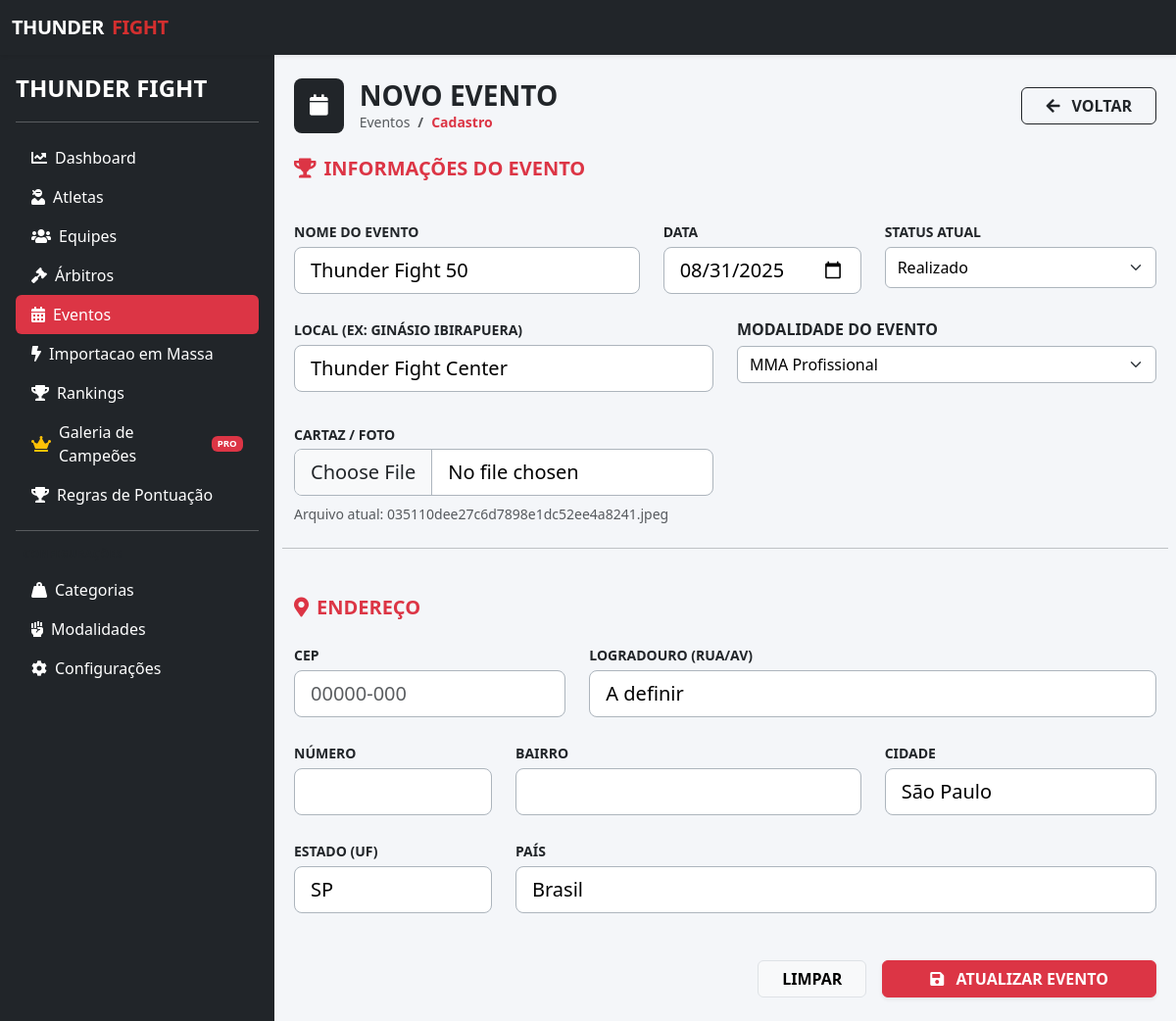
/public/eventos/edit?id=5, run on the app's committed database.
### tables this page shows
CREATE TABLE `eventos` (
  `id_evento` int NOT NULL,
  `nome` varchar(200) DEFAULT NULL,
  `foto` varchar(255) DEFAULT NULL,
  `data_evento` date DEFAULT NULL,
  `local_nome` varchar(255) DEFAULT NULL,
  `id_endereco` int DEFAULT NULL,
  `slugs` varchar(80) DEFAULT NULL,
  `status` enum('Planejamento','Confirmado','Realizado') DEFAULT 'Planejamento',
  `id_modalidade` int DEFAULT NULL
);

CREATE TABLE `modalidade` (
  `id_modalidade` int NOT NULL,
  `nome` varchar(100) DEFAULT NULL,
  `status` enum('ativo','inativo') DEFAULT 'ativo'
);

CREATE TABLE `endereco` (
  `id_endereco` int NOT NULL,
  `logradouro` varchar(255) DEFAULT NULL,
  `bairro` varchar(150) DEFAULT NULL,
  `cidade` varchar(150) DEFAULT NULL,
  `estado` varchar(100) DEFAULT NULL,
  `pais` varchar(100) DEFAULT NULL,
  `cep` varchar(10) DEFAULT NULL,
  `numero` varchar(10) DEFAULT NULL,
  `complemento` varchar(100) DEFAULT NULL,
  `latitude` decimal(10,8) DEFAULT NULL,
  `longitude` decimal(11,8) DEFAULT NULL
);

### app/controllers/EventosController.php (called while the page is built, shortened)
<?php
class EventosController extends BaseController
{
    private $db;
    private $eventoModel;
    public function __construct($db)
    {
        $this->db = $db;
        $this->eventoModel = new EventoModel($this->db);
    }
    public function edit()
    {
        $id = $_GET['id'] ?? null;
        $evento = $this->eventoModel->buscarPorId($id);
        $modalidadeModel = new ModalidadeModel($this->db);
        $this->render('eventos/edit', [
            'evento'      => $evento,
            'modalidades' => $modalidadeModel->listarTodas(),
            'titulo'      => 'Editar Evento: ' . $evento['nome']
        ]);
    }
}

### public/index.php (called while the page is built, shortened)
<?php
require_once __DIR__ . '/../app/controllers/EventosController.php';
require_once __DIR__ . '/../app/models/ModalidadeModel.php';
require_once __DIR__ . '/../app/models/EventoModel.php';
$router = new Router();
$router->add('/', 'DashboardController', 'index');
$router->add('/dashboard', 'DashboardController', 'index');
$router->add('/atletas', 'AtletasController', 'index');
$router->add('/atletas/show', 'AtletasController', 'show');
$router->add('/atletas/create', 'AtletasController', 'create');
$router->add('/atletas/store', 'AtletasController', 'store');
$router->add('/atletas/edit', 'AtletasController', 'edit');
$router->add('/atletas/update', 'AtletasController', 'update');
$router->add('/atletas/delete', 'AtletasController', 'delete');
$router->add('/arbitros', 'ArbitrosController', 'index');
$router->add('/arbitros/show', 'ArbitrosController', 'show');
$router->add('/arbitros/create', 'ArbitrosController', 'create');
$router->add('/arbitros/store', 'ArbitrosController', 'store');
$router->add('/arbitros/edit', 'ArbitrosController', 'edit');
$router->add('/arbitros/update', 'ArbitrosController', 'update');
$router->add('/arbitros/delete', 'ArbitrosController', 'delete');
$router->add('/equipes', 'EquipesController', 'index');
$router->add('/equipes/create', 'EquipesController', 'create');
$router->add('/equipes/store', 'EquipesController', 'store');
$router->add('/equipes/edit', 'EquipesController', 'edit');
$router->add('/equipes/update', 'EquipesController', 'update');
$router->add('/equipes/delete', 'EquipesController', 'delete');
$router->add('/modalidades', 'ModalidadesController', 'index');
$router->add('/modalidades/create', 'ModalidadesController', 'create');
$router->add('/modalidades/store', 'ModalidadesController', 'store');
$router->add('/modalidades/edit', 'ModalidadesController', 'edit');
$router->add('/modalidades/update', 'ModalidadesController', 'update');
$router->add('/modalidades/delete', 'ModalidadesController', 'delete');
$router->add('/graduacao', 'GraduacaoController', 'index');
$router->add('/graduacao/create', 'GraduacaoController', 'create');
$router->add('/graduacao/store', 'GraduacaoController', 'store');
$router->add('/graduacao/edit', 'GraduacaoController', 'edit');
$router->add('/graduacao/update', 'GraduacaoController', 'update');
$router->add('/graduacao/delete', 'GraduacaoController', 'delete');
$router->add('/categorias', 'CategoriasController', 'index');
$router->add('/categorias/create', 'CategoriasController', 'create');
$router->add('/categorias/store', 'CategoriasController', 'store');
$router->add('/categorias/edit', 'CategoriasController', 'edit');
$router->add('/categorias/update', 'CategoriasController', 'update');
$router->add('/categorias/delete', 'CategoriasController', 'delete');
$router->add('/categorias/buscarPorModalidade', 'CategoriasController', 'buscarPorModalidade');
$router->add('/ranking', 'RankingController', 'index');
$router->add('/ranking/buscarCategoriasPorModalidade', 'RankingController', 'buscarCategoriasPorModalidade');
$router->add('/ranking/atualizar', 'RankingController', 'atualizar');
$router->add('/ranking/remover_atleta', 'RankingController', 'remover_atleta');
$router->add('/campeoes', 'HistoricoController', 'index');
$router->add('/campeoes/vacante', 'HistoricoController', 'vacante');
$router->add('/campeoes/registrar', 'HistoricoController', 'registrar');
$router->add('/campeoes/excluir_historico', 'HistoricoController', 'excluir_historico');
$router->add('/campeoes/registrar_pelo_ranking', 'HistoricoController', 'registrar_pelo_ranking');
$router->add('/regras', 'RegrasController', 'index');
$router->add('/regras/create', 'RegrasController', 'create');
$router->add('/regras/store', 'RegrasController', 'store');
$router->add('/regras/edit', 'RegrasController', 'edit');
$router->add('/regras/update', 'RegrasController', 'update');
$router->add('/regras/delete', 'RegrasController', 'delete');
$router->add('/eventos', 'EventosController', 'index');
$router->add('/eventos/create', 'EventosController', 'create');
$router->add('/eventos/store', 'EventosController', 'store');
$router->add('/eventos/edit', 'EventosController', 'edit');
$router->add('/eventos/update', 'EventosController', 'update');
$router->add('/eventos/delete', 'EventosController', 'delete');
$router->add('/eventos/card', 'EventosController', 'lutas');
$router->add('/eventos/reordenar-luta', 'EventosController', 'reordenarLuta');
$router->add('/eventos/lutas', 'EventosController', 'lutas');
$router->add('/eventos/nova-luta', 'EventosController', 'novaLuta');
$router->add('/eventos/salvar-luta', 'EventosController', 'salvarLuta');
$router->add('/eventos/edit-luta', 'EventosController', 'editLuta');
$router->add('/eventos/update-luta', 'EventosController', 'updateLuta');
$router->add('/eventos/excluir-luta', 'EventosController', 'excluirLuta');
$router->add('/eventos/buscarCategoriasPorModalidade', 'EventosController', 'buscarCategoriasPorModalidade');
$router->add('/eventos/lancar-resultado', 'EventosController', 'lancarLuta');
$router->add('/eventos/salvar-resultado', 'EventosController', 'salvarResultado');
$router->add('/importacao', 'ImportacaoController', 'index');
$router->add('/importacao/processar', 'ImportacaoController', 'processar');
$uri = parse_url($_SERVER['REQUEST_URI'], PHP_URL_PATH);
$basePath = parse_url(BASE_URL, PHP_URL_PATH);
if (!empty($basePath) && strpos($uri, $basePath) === 0) {
    $uri = substr($uri, strlen($basePath));
}
$db = Database::getConnection();
$router->run($uri, $db);

### app/models/EventoModel.php (called while the page is built, shortened)
<?php
class EventoModel
{
    private $db;
    public function __construct($db)
    {
        $this->db = $db;
    }
    public function buscarPorId($id)
    {
        $sql = "SELECT e.id_evento, e.nome, e.foto, e.data_evento, e.local_nome,
                   e.id_endereco, e.slugs, e.status, e.id_modalidade,
                   ed.logradouro, ed.numero, ed.bairro, ed.cidade, ed.estado, ed.pais
            FROM eventos e
            LEFT JOIN endereco ed ON e.id_endereco = ed.id_endereco
            WHERE e.id_evento = ?";
        $stmt = $this->db->prepare($sql);
        $stmt->execute([$id]);
        return $stmt->fetch(PDO::FETCH_ASSOC);
    }
}

### app/models/ModalidadeModel.php (called while the page is built, shortened)
<?php
class ModalidadeModel
{
    private $db;
    public function __construct($db)
    {
        $this->db = $db;
    }
    public function listarTodas()
    {
        $sql = "SELECT * FROM modalidade ORDER BY nome ASC";
        $stmt = $this->db->query($sql);
        return $stmt->fetchAll(PDO::FETCH_ASSOC);
    }
}

### app/views/eventos/form.php (the view, shortened to what this page needs)
<?php
$isEdit = isset($evento['id_evento']);
$action = $isEdit ? BASE_URL . '/eventos/update' : BASE_URL . '/eventos/store';
?>
<link href="https://cdn.jsdelivr.net/npm/select2@4.1.0-rc.0/dist/css/select2.min.css" rel="stylesheet" />
<link rel="stylesheet" href="https://cdnjs.cloudflare.com/ajax/libs/font-awesome/5.15.4/css/all.min.css">
<form action="<?= $action ?>" method="POST" enctype="multipart/form-data" id="formEvento">
    <div class="row g-4">
        <div class="col-12">
            <h5 class="text-danger fw-bold text-uppercase mb-3"><i class="fas fa-trophy me-2"></i>Informações do Evento
            </h5>
        </div>
        <div class="col-md-5">
            <label class="form-label small fw-bold text-uppercase">Nome do Evento</label>
            <input type="text" name="nome" class="form-control form-control-lg" placeholder="Ex: Thunder Fight 60"
                value="<?= htmlspecialchars($evento['nome'] ?? '') ?>" required>
        </div>
        <div class="col-md-3">
            <label class="form-label small fw-bold text-uppercase">Data</label>
            <input type="date" name="data_evento" class="form-control form-control-lg"
                value="<?= $evento['data_evento'] ?? date('Y-m-d') ?>" required>
        </div>
        <div class="col-md-4">
            <label class="form-label small fw-bold text-uppercase">Status Atual</label>
            <select name="status" class="form-select form-control-lg" required>
                <?php
                $status_opcoes = ['Planejamento', 'Confirmado', 'Realizado'];
                $status_atual = $evento['status'] ?? 'Planejamento';
                foreach ($status_opcoes as $opcao):
                    ?>
                    <option value="<?= $opcao ?>" <?= ($status_atual == $opcao) ? 'selected' : '' ?>>
                        <?= $opcao ?>
                    </option>
                <?php endforeach; ?>
            </select>
        </div>
        <div class="col-md-6">
            <label class="form-label small fw-bold text-uppercase">Local (Ex: Ginásio Ibirapuera)</label>
            <input type="text" name="local_nome" class="form-control form-control-lg"
                value="<?= htmlspecialchars($evento['local_nome'] ?? '') ?>" required>
        </div>
        <div class="col-md-6 mb-3">
            <label class="form-label fw-bold">MODALIDADE DO EVENTO</label>
            <select name="id_modalidade" class="form-select" required>
                <?php foreach ($modalidades as $m): ?>
                    <option value="<?= $m['id_modalidade'] ?>" <?= (isset($evento['id_modalidade']) && $evento['id_modalidade'] == $m['id_modalidade']) ? 'selected' : '' ?>>
                        <?= $m['nome'] ?>
                    </option>
                <?php endforeach; ?>
            </select>
        </div>
        <div class="col-md-6">
            <label class="form-label small fw-bold text-uppercase">Cartaz / Foto</label>
            <input type="file" name="foto" class="form-control form-control-lg" accept="image/*">
            <?php if ($isEdit && !empty($evento['foto'])): ?>
                <div class="mt-2 small text-muted">Arquivo atual: <?= $evento['foto'] ?></div>
            <?php endif; ?>
        </div>
        <hr class="my-4 opacity-25">
        <div class="col-12 d-flex justify-content-between align-items-center">
            <h5 class="text-danger fw-bold text-uppercase mb-0"><i class="fas fa-map-marker-alt me-2"></i>Endereço</h5>
        </div>
        <div class="col-md-4">
            <label class="form-label small fw-bold text-uppercase">CEP</label>
            <input type="text" id="cep" name="cep" class="form-control form-control-lg" placeholder="00000-000"
                maxlength="9" onblur="buscaCEP(this.value)">
        </div>
        <div class="col-md-8">
            <label class="form-label small fw-bold text-uppercase">Logradouro (Rua/Av)</label>
            <input type="text" id="logradouro" name="logradouro" class="form-control form-control-lg"
                value="<?= htmlspecialchars($evento['logradouro'] ?? '') ?>">
        </div>
        <div class="col-md-3">
            <label class="form-label small fw-bold text-uppercase">Número</label>
            <input type="text" name="numero" class="form-control form-control-lg"
                value="<?= htmlspecialchars($evento['numero'] ?? '') ?>">
        </div>
        <div class="col-md-5">
            <label class="form-label small fw-bold text-uppercase">Bairro</label>
            <input type="text" id="bairro" name="bairro" class="form-control form-control-lg"
                value="<?= htmlspecialchars($evento['bairro'] ?? '') ?>">
        </div>
        <div class="col-md-4">
            <label class="form-label small fw-bold text-uppercase">Cidade</label>
            <input type="text" id="cidade" name="cidade" class="form-control form-control-lg"
                value="<?= htmlspecialchars($evento['cidade'] ?? '') ?>">
        </div>
        <div class="col-md-3">
            <label class="form-label small fw-bold text-uppercase">Estado (UF)</label>
            <input type="text" id="estado" name="estado" class="form-control form-control-lg" maxlength="2"
                value="<?= htmlspecialchars($evento['estado'] ?? '') ?>">
        </div>
        <div class="col-md-9">
            <label class="form-label small fw-bold text-uppercase">País</label>
            <input type="text" name="pais" class="form-control form-control-lg"
                value="<?= htmlspecialchars($evento['pais'] ?? 'Brasil') ?>">
        </div>
        <div class="col-12 mt-5">
            <div class="d-flex justify-content-end gap-3">
                <button type="reset" class="btn btn-light fw-bold text-uppercase px-4 border">Limpar</button>
                <button type="submit" class="btn btn-danger fw-bold text-uppercase px-5 shadow-sm">
                    <i class="fas fa-save me-2"></i> <?= $isEdit ? 'Atualizar Evento' : 'Salvar Evento' ?>
                </button>
            </div>
        </div>
    </div>
</form>

### app/views/layout/header.php (style rules this page uses)
:root { --thunder-red: #d32f2f; --thunder-dark: #1a1a1a; }
body { background-color: #f4f6f9; font-family: 'Segoe UI', Tahoma, Geneva, Verdana, sans-serif; }

### app/views/eventos/form.php (style rules this page uses)
.form-label { color: #212529 !important; font-weight: 700 !important; margin-bottom: 0.3rem; }
.form-control, .form-select { border: 1px solid #adb5bd !important; color: #000 !important; }

### data on the page
eventos: nome "Thunder Fight 50", data_evento "08/31/2025", status "Realizado", local_nome "Thunder Fight Center", id_modalidade "MMA Profissional", foto "035110dee27c6d7898e1dc52ee4a8241.jpeg", logradouro "A definir", cidade "São Paulo", estado "SP", pais "Brasil"
